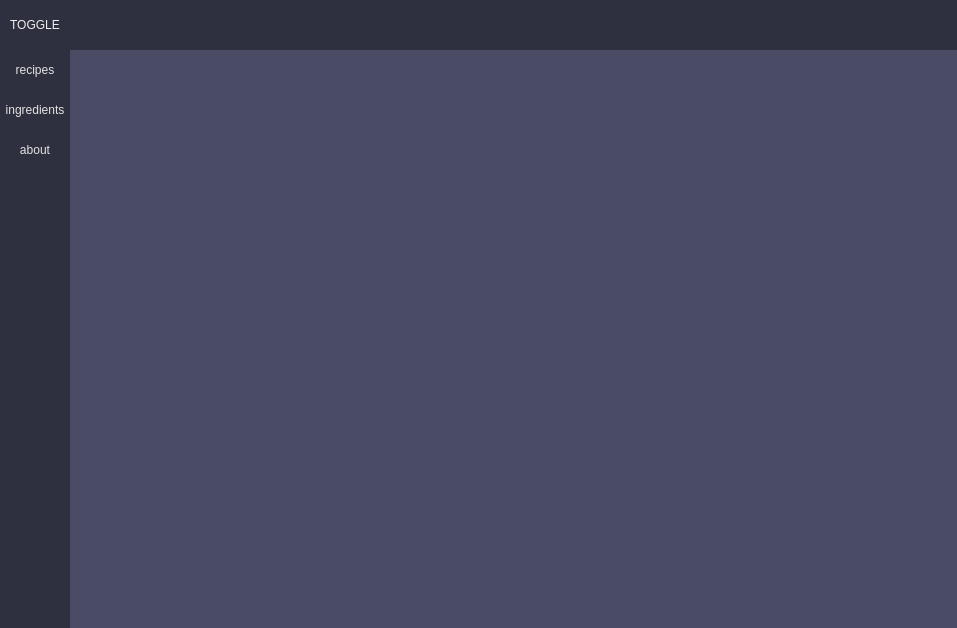
<?xml version="1.0" encoding="UTF-8"?>
<ui version="4.0">
 <class>MainWindow</class>
 <widget class="QMainWindow" name="MainWindow">
  <property name="geometry">
   <rect>
    <x>0</x>
    <y>0</y>
    <width>957</width>
    <height>628</height>
   </rect>
  </property>
  <property name="windowTitle">
   <string>MainWindow</string>
  </property>
  <widget class="QWidget" name="centralwidget">
   <property name="sizePolicy">
    <sizepolicy hsizetype="Expanding" vsizetype="Expanding">
     <horstretch>0</horstretch>
     <verstretch>0</verstretch>
    </sizepolicy>
   </property>
   <property name="styleSheet">
    <string notr="true">#top_bar_title_frame, #left_menu_background_frame {

background-color: rgb(46, 47, 63);

}

#content_frame {

background-color: rgb(74, 76, 102)

}</string>
   </property>
   <layout class="QVBoxLayout" name="v_centralwidget_layout">
    <property name="spacing">
     <number>0</number>
    </property>
    <property name="leftMargin">
     <number>0</number>
    </property>
    <property name="topMargin">
     <number>0</number>
    </property>
    <property name="rightMargin">
     <number>0</number>
    </property>
    <property name="bottomMargin">
     <number>0</number>
    </property>
    <item>
     <widget class="QFrame" name="top_bar_frame">
      <property name="sizePolicy">
       <sizepolicy hsizetype="Expanding" vsizetype="Fixed">
        <horstretch>0</horstretch>
        <verstretch>0</verstretch>
       </sizepolicy>
      </property>
      <property name="minimumSize">
       <size>
        <width>0</width>
        <height>50</height>
       </size>
      </property>
      <property name="maximumSize">
       <size>
        <width>16777215</width>
        <height>50</height>
       </size>
      </property>
      <property name="frameShape">
       <enum>QFrame::NoFrame</enum>
      </property>
      <property name="frameShadow">
       <enum>QFrame::Raised</enum>
      </property>
      <layout class="QHBoxLayout" name="h_top_bar_frame_layout">
       <property name="spacing">
        <number>0</number>
       </property>
       <property name="leftMargin">
        <number>0</number>
       </property>
       <property name="topMargin">
        <number>0</number>
       </property>
       <property name="rightMargin">
        <number>0</number>
       </property>
       <property name="bottomMargin">
        <number>0</number>
       </property>
       <item>
        <widget class="QFrame" name="toggle_frame">
         <property name="sizePolicy">
          <sizepolicy hsizetype="Fixed" vsizetype="Expanding">
           <horstretch>0</horstretch>
           <verstretch>0</verstretch>
          </sizepolicy>
         </property>
         <property name="minimumSize">
          <size>
           <width>70</width>
           <height>0</height>
          </size>
         </property>
         <property name="maximumSize">
          <size>
           <width>70</width>
           <height>16777215</height>
          </size>
         </property>
         <property name="styleSheet">
          <string notr="true">background-color:rgb(46, 47, 63)</string>
         </property>
         <property name="frameShape">
          <enum>QFrame::NoFrame</enum>
         </property>
         <property name="frameShadow">
          <enum>QFrame::Raised</enum>
         </property>
         <layout class="QVBoxLayout" name="v_toggle_frame_layout">
          <property name="spacing">
           <number>0</number>
          </property>
          <property name="leftMargin">
           <number>0</number>
          </property>
          <property name="topMargin">
           <number>0</number>
          </property>
          <property name="rightMargin">
           <number>0</number>
          </property>
          <property name="bottomMargin">
           <number>0</number>
          </property>
          <item>
           <widget class="QPushButton" name="btn_toggle">
            <property name="sizePolicy">
             <sizepolicy hsizetype="Expanding" vsizetype="Expanding">
              <horstretch>0</horstretch>
              <verstretch>0</verstretch>
             </sizepolicy>
            </property>
            <property name="minimumSize">
             <size>
              <width>70</width>
              <height>0</height>
             </size>
            </property>
            <property name="maximumSize">
             <size>
              <width>70</width>
              <height>16777215</height>
             </size>
            </property>
            <property name="styleSheet">
             <string notr="true">QPushButton {

color: rgb(238, 238, 238);
border: 0px solid;

}

QPushButton::hover {

	background-color:rgb(163, 163, 244);
	color: rgb(227, 227, 227);
}</string>
            </property>
            <property name="text">
             <string>TOGGLE</string>
            </property>
           </widget>
          </item>
         </layout>
        </widget>
       </item>
       <item>
        <widget class="QFrame" name="top_bar_title_frame">
         <property name="sizePolicy">
          <sizepolicy hsizetype="Expanding" vsizetype="Expanding">
           <horstretch>0</horstretch>
           <verstretch>0</verstretch>
          </sizepolicy>
         </property>
         <property name="frameShape">
          <enum>QFrame::NoFrame</enum>
         </property>
         <property name="frameShadow">
          <enum>QFrame::Raised</enum>
         </property>
        </widget>
       </item>
      </layout>
     </widget>
    </item>
    <item>
     <widget class="QFrame" name="content_frame">
      <property name="frameShape">
       <enum>QFrame::NoFrame</enum>
      </property>
      <property name="frameShadow">
       <enum>QFrame::Raised</enum>
      </property>
      <layout class="QHBoxLayout" name="h_content_frame_layout">
       <property name="spacing">
        <number>0</number>
       </property>
       <property name="leftMargin">
        <number>0</number>
       </property>
       <property name="topMargin">
        <number>0</number>
       </property>
       <property name="rightMargin">
        <number>0</number>
       </property>
       <property name="bottomMargin">
        <number>0</number>
       </property>
       <item>
        <widget class="QFrame" name="left_menu_background_frame">
         <property name="sizePolicy">
          <sizepolicy hsizetype="Expanding" vsizetype="Expanding">
           <horstretch>0</horstretch>
           <verstretch>0</verstretch>
          </sizepolicy>
         </property>
         <property name="minimumSize">
          <size>
           <width>70</width>
           <height>0</height>
          </size>
         </property>
         <property name="maximumSize">
          <size>
           <width>70</width>
           <height>16777215</height>
          </size>
         </property>
         <property name="styleSheet">
          <string notr="true"/>
         </property>
         <property name="frameShape">
          <enum>QFrame::NoFrame</enum>
         </property>
         <property name="frameShadow">
          <enum>QFrame::Raised</enum>
         </property>
         <layout class="QVBoxLayout" name="v_left_menu_background_frame_layout">
          <property name="spacing">
           <number>0</number>
          </property>
          <property name="leftMargin">
           <number>0</number>
          </property>
          <property name="topMargin">
           <number>0</number>
          </property>
          <property name="rightMargin">
           <number>0</number>
          </property>
          <property name="bottomMargin">
           <number>0</number>
          </property>
          <item alignment="Qt::AlignHCenter|Qt::AlignTop">
           <widget class="QFrame" name="buttons_frame">
            <property name="sizePolicy">
             <sizepolicy hsizetype="Preferred" vsizetype="Expanding">
              <horstretch>0</horstretch>
              <verstretch>0</verstretch>
             </sizepolicy>
            </property>
            <property name="styleSheet">
             <string notr="true">#buttons_frame {

	background-color: rgb(46, 47, 63);

}

QPushButton {

	background-color:rgb(46, 47, 63);
	color: rgb(227, 227, 227);
	border: 0px solid;

}

QPushButton::hover {

	background-color:rgb(153, 153, 229);
	color: rgb(227, 227, 227);
}</string>
            </property>
            <property name="frameShape">
             <enum>QFrame::NoFrame</enum>
            </property>
            <property name="frameShadow">
             <enum>QFrame::Raised</enum>
            </property>
            <layout class="QVBoxLayout" name="v_buttons_frame_layout">
             <property name="spacing">
              <number>0</number>
             </property>
             <property name="leftMargin">
              <number>0</number>
             </property>
             <property name="topMargin">
              <number>0</number>
             </property>
             <property name="rightMargin">
              <number>0</number>
             </property>
             <property name="bottomMargin">
              <number>0</number>
             </property>
             <item alignment="Qt::AlignHCenter">
              <widget class="QFrame" name="recipes_btn_frame">
               <property name="sizePolicy">
                <sizepolicy hsizetype="Maximum" vsizetype="Expanding">
                 <horstretch>0</horstretch>
                 <verstretch>0</verstretch>
                </sizepolicy>
               </property>
               <property name="minimumSize">
                <size>
                 <width>0</width>
                 <height>40</height>
                </size>
               </property>
               <property name="maximumSize">
                <size>
                 <width>16777215</width>
                 <height>40</height>
                </size>
               </property>
               <property name="frameShape">
                <enum>QFrame::NoFrame</enum>
               </property>
               <property name="frameShadow">
                <enum>QFrame::Raised</enum>
               </property>
               <layout class="QHBoxLayout" name="h_recipes_btn_frame_layout">
                <property name="spacing">
                 <number>5</number>
                </property>
                <property name="leftMargin">
                 <number>0</number>
                </property>
                <property name="topMargin">
                 <number>0</number>
                </property>
                <property name="rightMargin">
                 <number>0</number>
                </property>
                <property name="bottomMargin">
                 <number>0</number>
                </property>
                <item>
                 <widget class="QPushButton" name="recipes_btn">
                  <property name="sizePolicy">
                   <sizepolicy hsizetype="Expanding" vsizetype="Expanding">
                    <horstretch>0</horstretch>
                    <verstretch>0</verstretch>
                   </sizepolicy>
                  </property>
                  <property name="minimumSize">
                   <size>
                    <width>70</width>
                    <height>40</height>
                   </size>
                  </property>
                  <property name="maximumSize">
                   <size>
                    <width>70</width>
                    <height>40</height>
                   </size>
                  </property>
                  <property name="text">
                   <string notr="true">recipes</string>
                  </property>
                 </widget>
                </item>
               </layout>
              </widget>
             </item>
             <item alignment="Qt::AlignHCenter">
              <widget class="QFrame" name="ingredients_btn_frame">
               <property name="sizePolicy">
                <sizepolicy hsizetype="Maximum" vsizetype="Expanding">
                 <horstretch>0</horstretch>
                 <verstretch>0</verstretch>
                </sizepolicy>
               </property>
               <property name="minimumSize">
                <size>
                 <width>0</width>
                 <height>40</height>
                </size>
               </property>
               <property name="maximumSize">
                <size>
                 <width>16777215</width>
                 <height>40</height>
                </size>
               </property>
               <property name="frameShape">
                <enum>QFrame::NoFrame</enum>
               </property>
               <property name="frameShadow">
                <enum>QFrame::Raised</enum>
               </property>
               <layout class="QHBoxLayout" name="h_ingredients_btn_frame_layout">
                <property name="spacing">
                 <number>5</number>
                </property>
                <property name="leftMargin">
                 <number>0</number>
                </property>
                <property name="topMargin">
                 <number>0</number>
                </property>
                <property name="rightMargin">
                 <number>0</number>
                </property>
                <property name="bottomMargin">
                 <number>0</number>
                </property>
                <item>
                 <widget class="QPushButton" name="ingredients_btn">
                  <property name="sizePolicy">
                   <sizepolicy hsizetype="Expanding" vsizetype="Expanding">
                    <horstretch>0</horstretch>
                    <verstretch>0</verstretch>
                   </sizepolicy>
                  </property>
                  <property name="minimumSize">
                   <size>
                    <width>70</width>
                    <height>40</height>
                   </size>
                  </property>
                  <property name="maximumSize">
                   <size>
                    <width>70</width>
                    <height>40</height>
                   </size>
                  </property>
                  <property name="text">
                   <string>ingredients</string>
                  </property>
                 </widget>
                </item>
               </layout>
              </widget>
             </item>
             <item alignment="Qt::AlignHCenter">
              <widget class="QFrame" name="about_btn_frame">
               <property name="sizePolicy">
                <sizepolicy hsizetype="Maximum" vsizetype="Expanding">
                 <horstretch>0</horstretch>
                 <verstretch>0</verstretch>
                </sizepolicy>
               </property>
               <property name="minimumSize">
                <size>
                 <width>0</width>
                 <height>40</height>
                </size>
               </property>
               <property name="maximumSize">
                <size>
                 <width>16777215</width>
                 <height>40</height>
                </size>
               </property>
               <property name="frameShape">
                <enum>QFrame::NoFrame</enum>
               </property>
               <property name="frameShadow">
                <enum>QFrame::Raised</enum>
               </property>
               <layout class="QHBoxLayout" name="h_about_btn_frame_layout">
                <property name="spacing">
                 <number>5</number>
                </property>
                <property name="leftMargin">
                 <number>0</number>
                </property>
                <property name="topMargin">
                 <number>0</number>
                </property>
                <property name="rightMargin">
                 <number>0</number>
                </property>
                <property name="bottomMargin">
                 <number>0</number>
                </property>
                <item>
                 <widget class="QPushButton" name="about_btn">
                  <property name="sizePolicy">
                   <sizepolicy hsizetype="Expanding" vsizetype="Expanding">
                    <horstretch>0</horstretch>
                    <verstretch>0</verstretch>
                   </sizepolicy>
                  </property>
                  <property name="minimumSize">
                   <size>
                    <width>70</width>
                    <height>40</height>
                   </size>
                  </property>
                  <property name="maximumSize">
                   <size>
                    <width>70</width>
                    <height>40</height>
                   </size>
                  </property>
                  <property name="text">
                   <string>about</string>
                  </property>
                 </widget>
                </item>
               </layout>
              </widget>
             </item>
            </layout>
           </widget>
          </item>
         </layout>
        </widget>
       </item>
       <item>
        <widget class="QFrame" name="widgets_frame">
         <property name="styleSheet">
          <string notr="true">background-color: rgb(74, 76, 102);
</string>
         </property>
         <property name="frameShape">
          <enum>QFrame::NoFrame</enum>
         </property>
         <property name="frameShadow">
          <enum>QFrame::Raised</enum>
         </property>
         <layout class="QVBoxLayout" name="v_widgets_frame_layout">
          <property name="spacing">
           <number>0</number>
          </property>
          <property name="leftMargin">
           <number>0</number>
          </property>
          <property name="topMargin">
           <number>0</number>
          </property>
          <property name="rightMargin">
           <number>0</number>
          </property>
          <property name="bottomMargin">
           <number>0</number>
          </property>
          <item>
           <widget class="QStackedWidget" name="pages_stack_widget">
            <property name="currentIndex">
             <number>2</number>
            </property>
            <widget class="QWidget" name="recipes_page"/>
            <widget class="QWidget" name="ingredients_page"/>
            <widget class="QWidget" name="about_page"/>
           </widget>
          </item>
         </layout>
        </widget>
       </item>
      </layout>
     </widget>
    </item>
   </layout>
  </widget>
 </widget>
 <resources/>
 <connections/>
</ui>
